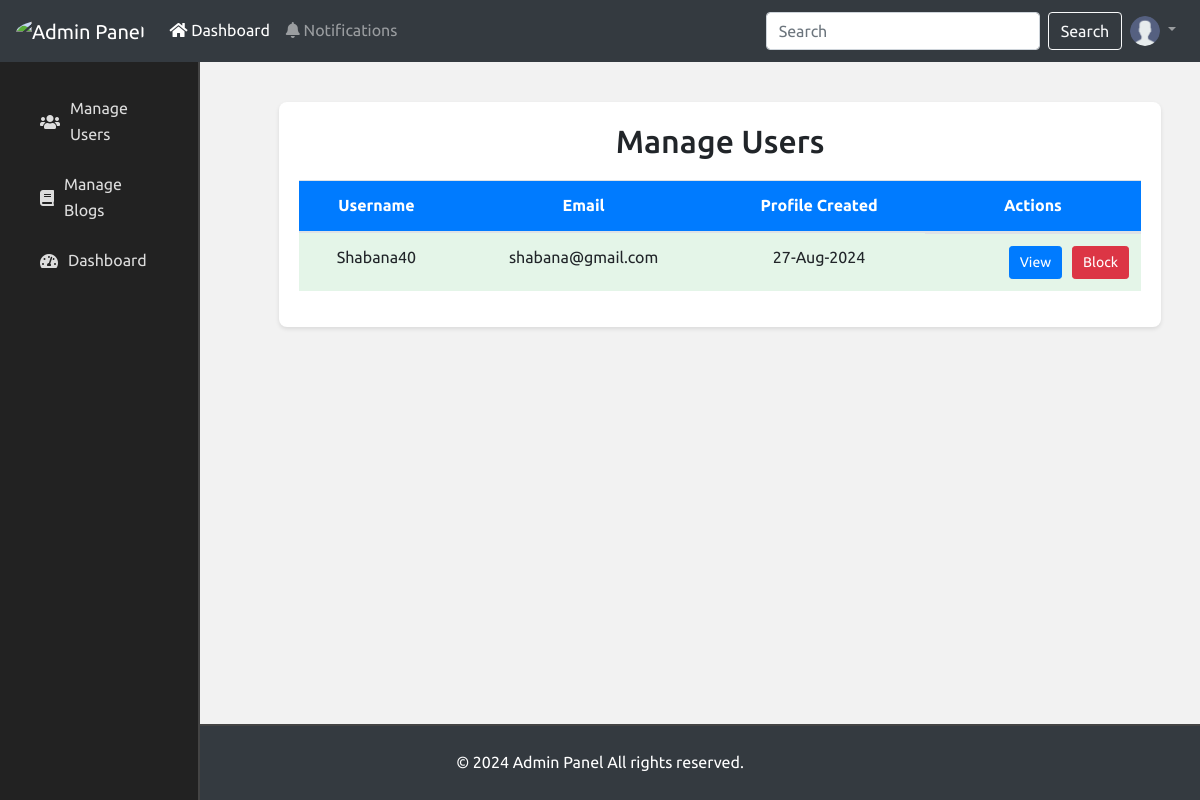
The page /adminpanel/user_list/ (signed in) on the database its author committed.
### userpanel/models.py (models this page shows, shortened)
class User_Table(models.Model):
    user = models.OneToOneField(User, on_delete=models.CASCADE)
    phone = models.CharField(max_length=15)
    profile_image = models.ImageField(upload_to='profile_images/', blank=True, null=True)
    cover_photo = models.ImageField(upload_to='cover_photos/', blank=True, null=True)
    id_proof = models.ImageField(upload_to='id_proofs/', blank=True, null=True)
    profile_description = models.TextField(blank=True, null=True)
    is_blocked = models.BooleanField(default=False)  # Add this field

### adminpanel/views.py (the view)
# urls.py: path('user_list/', user_list, name='user_list'),
@login_required(login_url='/404/')
def user_list(request):
    if not request.user.is_staff:
        return redirect('/admin_login/')  # Redirect to the login page if not a staff member.
    users = User_Table.objects.all()
    return render(request, 'adminpanel/user_list.html', {'users': users})

### adminpanel/templates/adminpanel/user_list.html (shortened to what this page needs)
    {% extends 'adminpanel/admin_base.html' %}
    {% load static %}
    {% block custom_css %}
    <link rel="stylesheet" href="{% static 'assets/css/adminpanel/user_list.css' %}">
    {% endblock %}
    {% block content %}
    <div class="user-list-wrapper">
        <h2>Manage Users</h2>
        <table class="table table-striped">
            <thead>
                <tr>
                    <th>Username</th>
                    <th>Email</th>
                    <th>Profile Created</th>
                    <th>Actions</th>
                </tr>
            </thead>
            <tbody>
                {% for user in users %}
                <tr class="{% if user.is_blocked %}blocked-user{% else %}active-user{% endif %}">
                    <td>{{ user.user.username }}</td>
                    <td>{{ user.user.email }}</td>
                    <td>{{ user.user.date_joined|date:"d-M-Y" }}</td>
                    <td class="actions">
                        <a href="{% url 'view_user' user.id %}" class="btn btn-primary btn-sm">View</a>
                        {% if not user.is_blocked %}
                            <a href="{% url 'block_user' user.id %}" class="btn btn-danger btn-sm" onclick="return confirm('Are you sure you want to block this user?')">Block</a>
                        {% else %}
                            <a href="{% url 'unblock_user' user.id %}" class="btn btn-success btn-sm" onclick="return confirm('Are you sure you want to unblock this user?')">Unblock</a>
                        {% endif %}
                    </td>
                </tr>
                {% endfor %}
            </tbody>
        </table>
    </div>
    {% endblock %}

### static/assets/css/adminpanel/adminbase.css (style rules this page uses)
body { font-family: 'Ubuntu', sans-serif; line-height: 1.6; margin: 0; padding: 0; background-color: #f2f2f2; min-height: 100vh; display: flex; flex-direction: column; }

### static/assets/css/adminpanel/user_list.css (style rules this page uses)
.user-list-wrapper { background-color: #fff; padding: 20px; border-radius: 8px; box-shadow: 0 2px 4px rgba(0, 0, 0, 0.1); width: 90%; max-width: 900px; margin: 20px auto; overflow: auto; text-align: center; }
.user-list-wrapper h2 { margin-bottom: 20px; }
.table { margin-top: 20px; }
.table thead th { background-color: #007bff; color: #fff; }
.table .actions { display: flex; justify-content: flex-end; gap: 10px; }
.table .btn-sm { padding: 5px 10px; font-size: 0.875rem; }
.blocked-user, .active-user { background-color: #f8d7da !important; padding: 50px !important; margin-bottom: 5px !important; }
.active-user { background-color: #e4f5e8 !important; padding: 50px !important; margin-bottom: 5px !important; }

### rows shown on the page
User_Table: user.username "Shabana40", user.email "shabana@gmail.com", user.date_joined "27-Aug-2024", is_blocked "Block"
